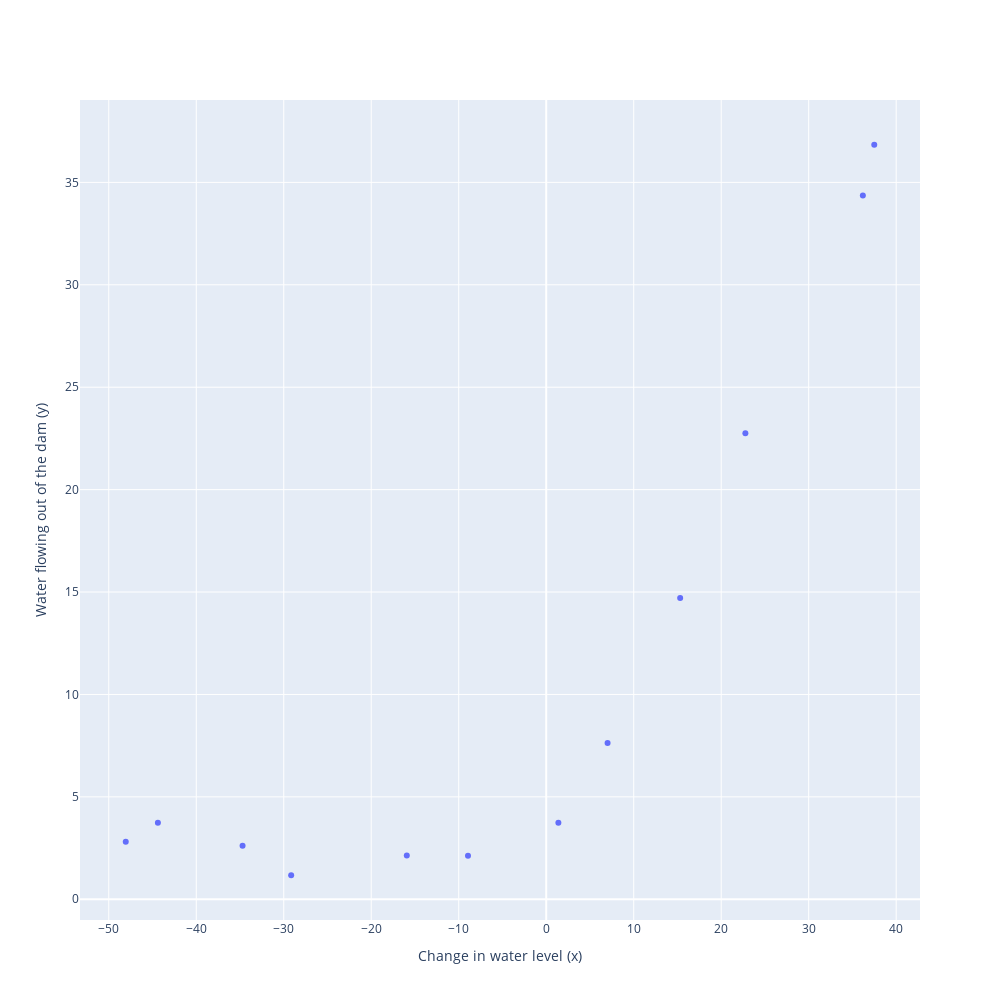

Notebook code cell kept with this figure:
### Code cell
fig1 = go.Figure()

layout = go.Layout(
                    autosize=True,
                    width=1000,
                    height=1000,
                    xaxis = dict( title_text = "Change in water level (x)"),
                    yaxis = dict( title_text = "Water flowing out of the dam (y)")
    )

trace1 = go.Scatter( x = X.flatten(), y = y.flatten(), mode='markers')

fig1.layout = layout
fig1.add_trace( trace1 )

### Figure 1 — Plotly figure (JSON) as saved in the notebook; plotly's stock layout.template omitted (floating-point values rounded to 4 significant figures)
{"data": [{"mode": "markers", "type": "scatter", "x": [-15.94, -29.15, 36.19, 37.49, -48.06, -8.941, 15.31, -34.71, 1.389, -44.38, 7.014, 22.76], "y": [2.134, 1.173, 34.36, 36.84, 2.809, 2.121, 14.71, 2.614, 3.74, 3.732, 7.628, 22.75]}], "layout": {"autosize": true, "height": 1000, "width": 1000, "xaxis": {"autorange": true, "range": [-53.29, 42.72], "title": {"text": "Change in water level (x)"}, "type": "linear"}, "yaxis": {"autorange": true, "range": [-1.012, 39.02], "title": {"text": "Water flowing out of the dam (y)"}, "type": "linear"}}}
